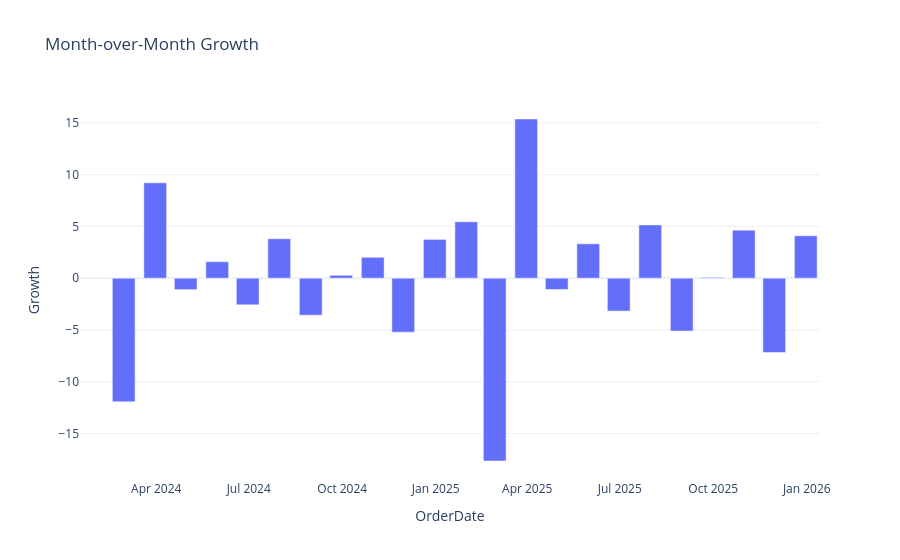

Here is the notebook cell this chart was saved with:
### Code cell
fig = px.bar(

    monthly_sales,

    x="OrderDate",

    y="Growth",

    title="Month-over-Month Growth"

)

fig.show()

### Figure 1 — Plotly figure (JSON) as saved in the notebook; plotly's stock layout.template omitted (floating-point values rounded to 4 significant figures)
{"data": [{"hovertemplate": "OrderDate=%{x}<br>Growth=%{y}<extra></extra>", "legendgroup": "", "marker": {"color": "#636efa", "pattern": {"shape": ""}}, "name": "", "orientation": "v", "showlegend": false, "textposition": "auto", "type": "bar", "x": ["2024-01-31T00:00:00.000000000", "2024-02-29T00:00:00.000000000", "2024-03-31T00:00:00.000000000", "2024-04-30T00:00:00.000000000", "2024-05-31T00:00:00.000000000", "2024-06-30T00:00:00.000000000", "2024-07-31T00:00:00.000000000", "2024-08-31T00:00:00.000000000", "2024-09-30T00:00:00.000000000", "2024-10-31T00:00:00.000000000", "2024-11-30T00:00:00.000000000", "2024-12-31T00:00:00.000000000", "2025-01-31T00:00:00.000000000", "2025-02-28T00:00:00.000000000", "2025-03-31T00:00:00.000000000", "2025-04-30T00:00:00.000000000", "2025-05-31T00:00:00.000000000", "2025-06-30T00:00:00.000000000", "2025-07-31T00:00:00.000000000", "2025-08-31T00:00:00.000000000", "2025-09-30T00:00:00.000000000", "2025-10-31T00:00:00.000000000", "2025-11-30T00:00:00.000000000", "2025-12-31T00:00:00.000000000"], "xaxis": "x", "y": [NaN, -11.95, 9.214, -1.112, 1.593, -2.573, 3.809, -3.576, 0.279, 2.019, -5.212, 3.749, 5.45, -17.66, 15.38, -1.09, 3.323, -3.178, 5.146, -5.11, 0.08541, 4.64, -7.182, 4.099], "yaxis": "y"}], "layout": {"barmode": "relative", "legend": {"tracegroupgap": 0}, "title": {"text": "Month-over-Month Growth"}, "xaxis": {"anchor": "y", "domain": [0, 1], "title": {"text": "OrderDate"}}, "yaxis": {"anchor": "x", "domain": [0, 1], "title": {"text": "Growth"}}}}
